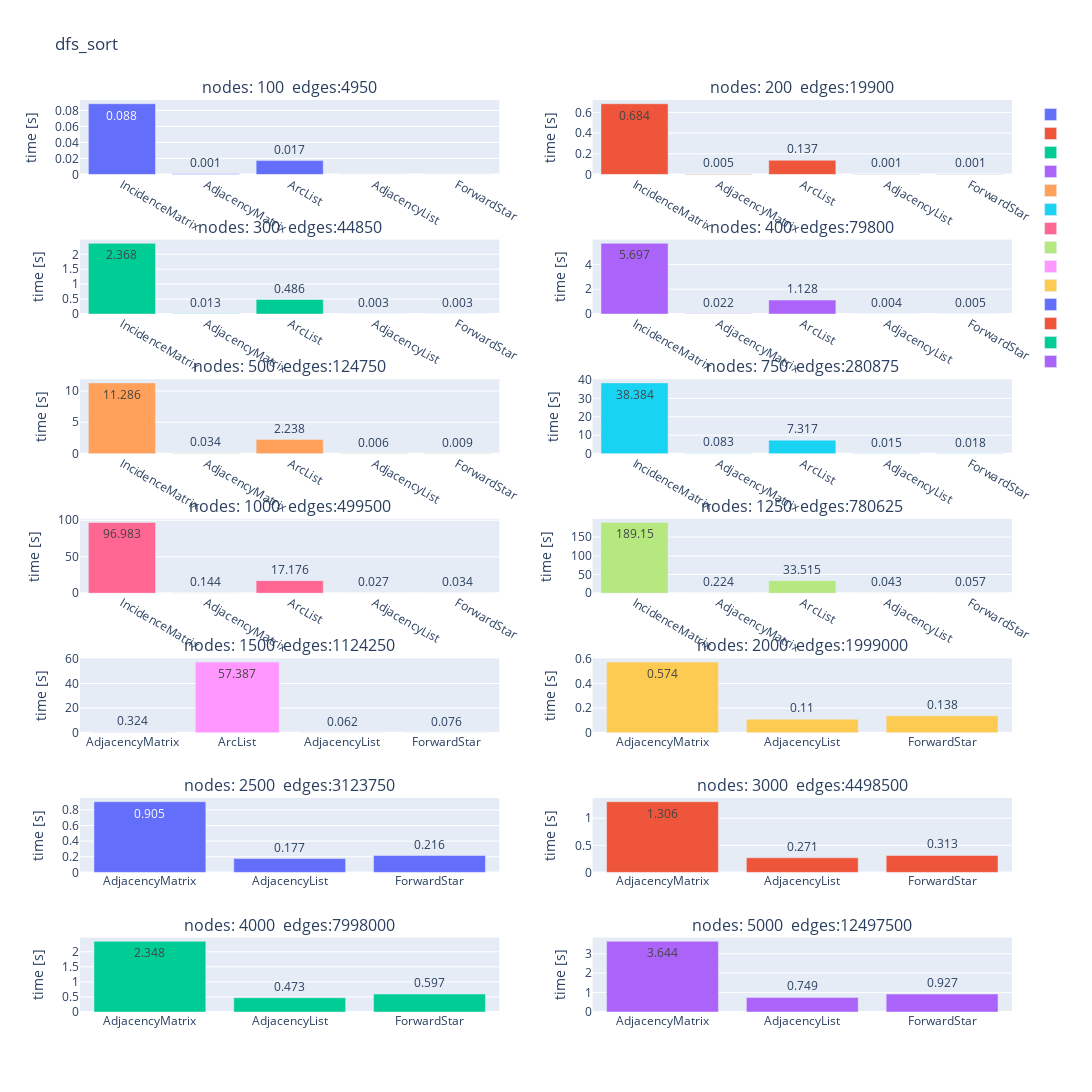

This figure's notebook cell:
### Code cell
compareSortTimesForGraphSizes(times["dfs_sort"], "dfs_sort")

### Figure 1 — Plotly figure (JSON) as saved in the notebook; plotly's stock layout.template omitted (floating-point values rounded to 4 significant figures)
{"data": [{"name": "", "text": ["0.088", "0.001", "0.017", "0.0", "0.0"], "textposition": "auto", "type": "bar", "x": ["IncidenceMatrix", "AdjacencyMatrix", "ArcList", "AdjacencyList", "ForwardStar"], "xaxis": "x", "y": [0.08847, 0.0009918, 0.01729, 0, 0], "yaxis": "y"}, {"name": "", "text": ["0.684", "0.005", "0.137", "0.001", "0.001"], "textposition": "auto", "type": "bar", "x": ["IncidenceMatrix", "AdjacencyMatrix", "ArcList", "AdjacencyList", "ForwardStar"], "xaxis": "x2", "y": [0.6838, 0.005005, 0.1371, 0.001002, 0.001001], "yaxis": "y2"}, {"name": "", "text": ["2.368", "0.013", "0.486", "0.003", "0.003"], "textposition": "auto", "type": "bar", "x": ["IncidenceMatrix", "AdjacencyMatrix", "ArcList", "AdjacencyList", "ForwardStar"], "xaxis": "x3", "y": [2.368, 0.01301, 0.4864, 0.003003, 0.003003], "yaxis": "y3"}, {"name": "", "text": ["5.697", "0.022", "1.128", "0.004", "0.005"], "textposition": "auto", "type": "bar", "x": ["IncidenceMatrix", "AdjacencyMatrix", "ArcList", "AdjacencyList", "ForwardStar"], "xaxis": "x4", "y": [5.697, 0.02202, 1.128, 0.004004, 0.004902], "yaxis": "y4"}, {"name": "", "text": ["11.286", "0.034", "2.238", "0.006", "0.009"], "textposition": "auto", "type": "bar", "x": ["IncidenceMatrix", "AdjacencyMatrix", "ArcList", "AdjacencyList", "ForwardStar"], "xaxis": "x5", "y": [11.29, 0.03403, 2.238, 0.006006, 0.009009], "yaxis": "y5"}, {"name": "", "text": ["38.384", "0.083", "7.317", "0.015", "0.018"], "textposition": "auto", "type": "bar", "x": ["IncidenceMatrix", "AdjacencyMatrix", "ArcList", "AdjacencyList", "ForwardStar"], "xaxis": "x6", "y": [38.38, 0.08314, 7.317, 0.01501, 0.01802], "yaxis": "y6"}, {"name": "", "text": ["96.983", "0.144", "17.176", "0.027", "0.034"], "textposition": "auto", "type": "bar", "x": ["IncidenceMatrix", "AdjacencyMatrix", "ArcList", "AdjacencyList", "ForwardStar"], "xaxis": "x7", "y": [96.98, 0.1436, 17.18, 0.02702, 0.03403], "yaxis": "y7"}, {"name": "", "text": ["189.15", "0.224", "33.515", "0.043", "0.057"], "textposition": "auto", "type": "bar", "x": ["IncidenceMatrix", "AdjacencyMatrix", "ArcList", "AdjacencyList", "ForwardStar"], "xaxis": "x8", "y": [189.2, 0.2242, 33.51, 0.04304, 0.05705], "yaxis": "y8"}, {"name": "", "text": ["0.324", "57.387", "0.062", "0.076"], "textposition": "auto", "type": "bar", "x": ["AdjacencyMatrix", "ArcList", "AdjacencyList", "ForwardStar"], "xaxis": "x9", "y": [0.3243, 57.39, 0.06206, 0.07607], "yaxis": "y9"}, {"name": "", "text": ["0.574", "0.11", "0.138"], "textposition": "auto", "type": "bar", "x": ["AdjacencyMatrix", "AdjacencyList", "ForwardStar"], "xaxis": "x10", "y": [0.5735, 0.1101, 0.1381], "yaxis": "y10"}, {"name": "", "text": ["0.905", "0.177", "0.216"], "textposition": "auto", "type": "bar", "x": ["AdjacencyMatrix", "AdjacencyList", "ForwardStar"], "xaxis": "x11", "y": [0.9051, 0.1766, 0.2162], "yaxis": "y11"}, {"name": "", "text": ["1.306", "0.271", "0.313"], "textposition": "auto", "type": "bar", "x": ["AdjacencyMatrix", "AdjacencyList", "ForwardStar"], "xaxis": "x12", "y": [1.306, 0.2712, 0.3133], "yaxis": "y12"}, {"name": "", "text": ["2.348", "0.473", "0.597"], "textposition": "auto", "type": "bar", "x": ["AdjacencyMatrix", "AdjacencyList", "ForwardStar"], "xaxis": "x13", "y": [2.348, 0.4734, 0.5965], "yaxis": "y13"}, {"name": "", "text": ["3.644", "0.749", "0.927"], "textposition": "auto", "type": "bar", "x": ["AdjacencyMatrix", "AdjacencyList", "ForwardStar"], "xaxis": "x14", "y": [3.644, 0.7487, 0.9268], "yaxis": "y14"}], "layout": {"annotations": [{"font": {"size": 16}, "showarrow": false, "text": "nodes: 100  edges:4950", "x": 0.225, "xanchor": "center", "xref": "paper", "y": 1.0, "yanchor": "bottom", "yref": "paper"}, {"font": {"size": 16}, "showarrow": false, "text": "nodes: 200  edges:19900", "x": 0.775, "xanchor": "center", "xref": "paper", "y": 1.0, "yanchor": "bottom", "yref": "paper"}, {"font": {"size": 16}, "showarrow": false, "text": "nodes: 300  edges:44850", "x": 0.225, "xanchor": "center", "xref": "paper", "y": 0.8469, "yanchor": "bottom", "yref": "paper"}, {"font": {"size": 16}, "showarrow": false, "text": "nodes: 400  edges:79800", "x": 0.775, "xanchor": "center", "xref": "paper", "y": 0.8469, "yanchor": "bottom", "yref": "paper"}, {"font": {"size": 16}, "showarrow": false, "text": "nodes: 500  edges:124750", "x": 0.225, "xanchor": "center", "xref": "paper", "y": 0.6939, "yanchor": "bottom", "yref": "paper"}, {"font": {"size": 16}, "showarrow": false, "text": "nodes: 750  edges:280875", "x": 0.775, "xanchor": "center", "xref": "paper", "y": 0.6939, "yanchor": "bottom", "yref": "paper"}, {"font": {"size": 16}, "showarrow": false, "text": "nodes: 1000  edges:499500", "x": 0.225, "xanchor": "center", "xref": "paper", "y": 0.5408, "yanchor": "bottom", "yref": "paper"}, {"font": {"size": 16}, "showarrow": false, "text": "nodes: 1250  edges:780625", "x": 0.775, "xanchor": "center", "xref": "paper", "y": 0.5408, "yanchor": "bottom", "yref": "paper"}, {"font": {"size": 16}, "showarrow": false, "text": "nodes: 1500  edges:1124250", "x": 0.225, "xanchor": "center", "xref": "paper", "y": 0.3878, "yanchor": "bottom", "yref": "paper"}, {"font": {"size": 16}, "showarrow": false, "text": "nodes: 2000  edges:1999000", "x": 0.775, "xanchor": "center", "xref": "paper", "y": 0.3878, "yanchor": "bottom", "yref": "paper"}, {"font": {"size": 16}, "showarrow": false, "text": "nodes: 2500  edges:3123750", "x": 0.225, "xanchor": "center", "xref": "paper", "y": 0.2347, "yanchor": "bottom", "yref": "paper"}, {"font": {"size": 16}, "showarrow": false, "text": "nodes: 3000  edges:4498500", "x": 0.775, "xanchor": "center", "xref": "paper", "y": 0.2347, "yanchor": "bottom", "yref": "paper"}, {"font": {"size": 16}, "showarrow": false, "text": "nodes: 4000  edges:7998000", "x": 0.225, "xanchor": "center", "xref": "paper", "y": 0.08163, "yanchor": "bottom", "yref": "paper"}, {"font": {"size": 16}, "showarrow": false, "text": "nodes: 5000  edges:12497500", "x": 0.775, "xanchor": "center", "xref": "paper", "y": 0.08163, "yanchor": "bottom", "yref": "paper"}], "height": 1600, "title": {"text": "dfs_sort"}, "width": 1200, "xaxis": {"anchor": "y", "domain": [0, 0.45]}, "xaxis10": {"anchor": "y10", "domain": [0.55, 1]}, "xaxis11": {"anchor": "y11", "domain": [0, 0.45]}, "xaxis12": {"anchor": "y12", "domain": [0.55, 1]}, "xaxis13": {"anchor": "y13", "domain": [0, 0.45]}, "xaxis14": {"anchor": "y14", "domain": [0.55, 1]}, "xaxis2": {"anchor": "y2", "domain": [0.55, 1]}, "xaxis3": {"anchor": "y3", "domain": [0, 0.45]}, "xaxis4": {"anchor": "y4", "domain": [0.55, 1]}, "xaxis5": {"anchor": "y5", "domain": [0, 0.45]}, "xaxis6": {"anchor": "y6", "domain": [0.55, 1]}, "xaxis7": {"anchor": "y7", "domain": [0, 0.45]}, "xaxis8": {"anchor": "y8", "domain": [0.55, 1]}, "xaxis9": {"anchor": "y9", "domain": [0, 0.45]}, "yaxis": {"anchor": "x", "domain": [0.9184, 1.0], "title": {"text": "time [s]"}}, "yaxis10": {"anchor": "x10", "domain": [0.3061, 0.3878], "title": {"text": "time [s]"}}, "yaxis11": {"anchor": "x11", "domain": [0.1531, 0.2347], "title": {"text": "time [s]"}}, "yaxis12": {"anchor": "x12", "domain": [0.1531, 0.2347], "title": {"text": "time [s]"}}, "yaxis13": {"anchor": "x13", "domain": [0, 0.08163], "title": {"text": "time [s]"}}, "yaxis14": {"anchor": "x14", "domain": [0, 0.08163], "title": {"text": "time [s]"}}, "yaxis2": {"anchor": "x2", "domain": [0.9184, 1.0], "title": {"text": "time [s]"}}, "yaxis3": {"anchor": "x3", "domain": [0.7653, 0.8469], "title": {"text": "time [s]"}}, "yaxis4": {"anchor": "x4", "domain": [0.7653, 0.8469], "title": {"text": "time [s]"}}, "yaxis5": {"anchor": "x5", "domain": [0.6122, 0.6939], "title": {"text": "time [s]"}}, "yaxis6": {"anchor": "x6", "domain": [0.6122, 0.6939], "title": {"text": "time [s]"}}, "yaxis7": {"anchor": "x7", "domain": [0.4592, 0.5408], "title": {"text": "time [s]"}}, "yaxis8": {"anchor": "x8", "domain": [0.4592, 0.5408], "title": {"text": "time [s]"}}, "yaxis9": {"anchor": "x9", "domain": [0.3061, 0.3878], "title": {"text": "time [s]"}}}}
